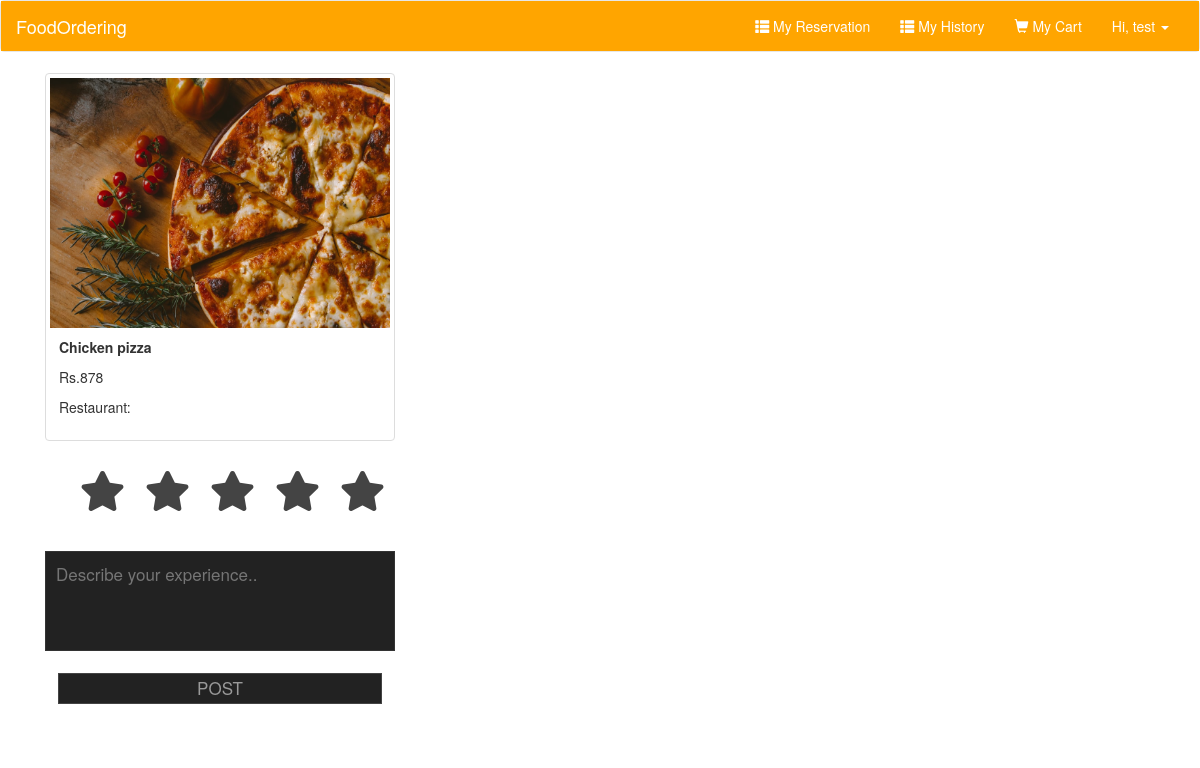
Screenshot of /product.php?id=1 (signed in) with the database file from the repository.
### tables this page shows
CREATE TABLE `items` (
  `pid` int(100) NOT NULL,
  `name` varchar(2556) NOT NULL,
  `price` int(200) NOT NULL,
  `image` varchar(256) NOT NULL,
  `rid` int(100) NOT NULL
);

### functions/db.php (called while the page is built, shortened)
<?php
	$con = mysqli_connect('localhost','root','','foodordering1');
	function query($query){
		global $con;
		return mysqli_query($con,$query);
	}
	function num_rows($result){
		return mysqli_num_rows($result);
	}
	function fetch_array($result){
		return mysqli_fetch_array($result);
	}
?>

### product.php (the view, shortened to what this page needs)
<?php
    include('includes/header.php');
    $uid = $_SESSION['uid'];
    $id = $_GET['id'];
    $rname = $_GET['rname'];
    $sql = "SELECT * FROM items WHERE pid='$id'";
    $result = query($sql);
    if(num_rows($result)>0){
        while($row = fetch_array($result)){
            $image=$row['image'];
            $price=$row['price'];
            $name = $row['name'];
        }
    }
    echo '
        <div class ="container">
        <div class="col-md-4 col-sm-6 col-xs-6" >
            <div class="thumbnail">
                <img src="'.$image.'" alt="food" class="img-responsive" style="width:100%;height:250px;">
                <div class="caption">
                    <p><b>'.$name.'</b></p>
                    <p>Rs.'.$price.' </p>
                    <p>Restaurant:'.$rname.' </p>
                </div>
            </div>
        '; ?>
        <?php
            $sql = "SELECT * FROM reviews WHERE customerId= '$uid' AND itemId = '$id';";
            $result = query($sql);
            if(num_rows($result)>0){
                    while($row = fetch_array($result)){
                        $msg = $row['msg'];
                        $rating = $row['rating'];
                        echo '
                            <div class="row">
                                <div class="col-md-6">
                                    <div class="panel panel-info">
                                        <div class="panel-heading"> Your review:</div>
                                        <div class="panel-body">
                                            <div class="form-group">
                                                <p><b>Rating: </b>
                                                    '.$rating.'
                                                </p>
                                                <p><b>Message: </b>
                                                    '.$msg.'
                                                </p>
                                            </div>
                                        </div>
                                    </div>
                                </div>
                            </div>
                        ';
                    }
                }
            else {
            echo '
            <div class="star-widget">
                <form action="review_submit.php?id='.$id.'" method="POST">
                    <input type="radio" name="rate" value= "5" id="rate-5">
                    <label for="rate-5" class="fas fa-star"></label>
                    <input type="radio" value="4" name="rate" id="rate-4">
                    <label for="rate-4" class="fas fa-star"></label>
                    <input type="radio" value="3" name="rate" id="rate-3">
                    <label for="rate-3" class="fas fa-star"></label>
                    <input type="radio" value="2" name="rate" id="rate-2">
                    <label for="rate-2" class="fas fa-star"></label>
                    <input type="radio" value="1" name="rate" id="rate-1">
                    <label for="rate-1" class="fas fa-star"></label>
                    <header></header>
                    <div class="textarea">
                        <textarea cols="30" name= "msg" placeholder="Describe your experience.."></textarea>
                    </div>
                    <div class="btn">
                        <button type="submit">POST</button>
                    </div>
                </form>
            </div>
        </div>
        ';
        }
        ?>

### product.php (style rules this page uses)
.star-widget form label { font-size: 40px; color: #444; padding: 10px; float: right; transition: all 0.2s ease; }
form .textarea { height: 100px; width: 100%; overflow: hidden; }
form .textarea textarea { height: 100%; width: 100%; outline: none; color: #eee; border: 1px solid #333; background: #222; padding: 10px; font-size: 17px; resize: none; }
form .btn { height: 45px; width: 100%; margin: 15px 0; }
form .btn button { height: 100%; width: 100%; border: 1px solid #444; outline: none; background: #222; color: #999; font-size: 17px; font-weight: 500; text-transform: uppercase; cursor: pointer; transition: all 0.3s ease; }

### rows the page displays
items: image (picture), name "Chicken pizza", price "878"

### other values shown
$_SESSION["username"] "test"
